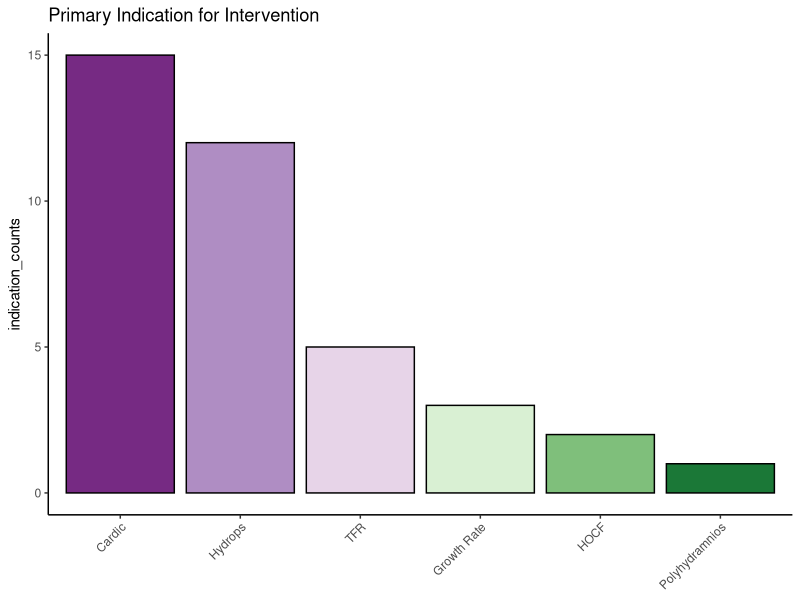
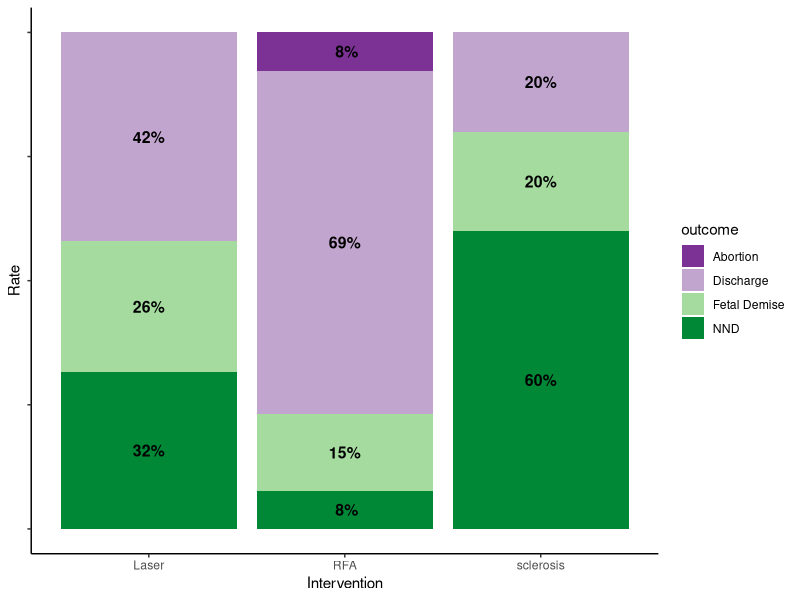
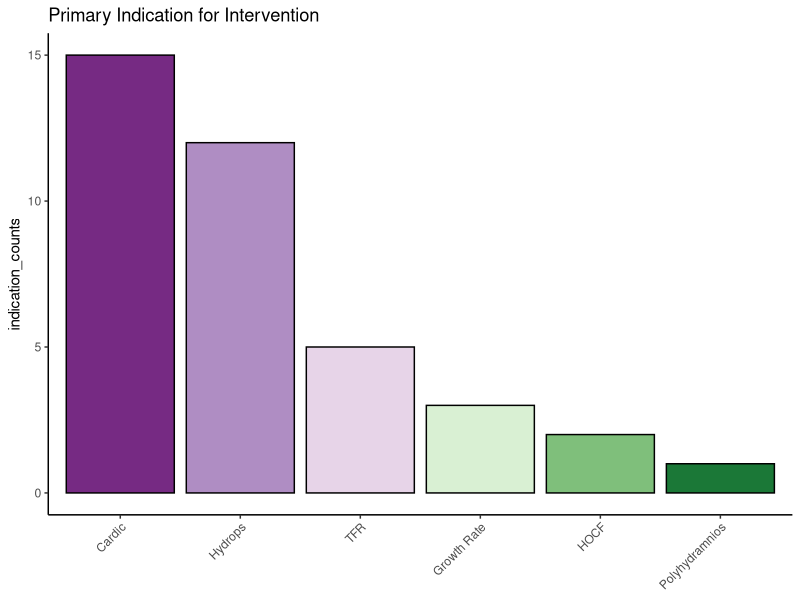

The R script that drew these images, in order:
library("readr")
library("dplyr")
library("ggplot2")
library("tidyr")

df <- read_csv('SCT_percutaneous_interventions.csv')

#############################
# Primary indication figure #
#############################

# Recode primary indication
# 1 TFR, 2 Hydrops, 3 Cardiac, 4 other
ind_plot_data <- df %>% 
  mutate(primary_indication = recode(primary_indication, 
                                      `1`= 'TFR',  `2` = 'Hydrops',  `3` = 'Cardic', 
                                      `4` = 'HOCF', `5` = 'Growth Rate', 
                                      `6` = 'Polyhydramnios')) %>%
  select(primary_indication) %>%
  group_by(primary_indication) %>%
  summarize(indication_counts = n()) %>%
  mutate(primary_indication= factor(primary_indication,
                                      levels = primary_indication[order(indication_counts, decreasing=T)],
                                      ordered=T))
  
# Create plot
ind_plot <- ggplot(data=ind_plot_data, 
                   mapping = aes(x=primary_indication, y=indication_counts)) + 
  geom_col(mapping=aes(fill=primary_indication), color="black") +
  scale_fill_brewer(palette = "PRGn", guide=F) +
  theme_classic() +
  theme(axis.text.x = element_text(angle = 45, hjust = 1),
        axis.title.x = element_blank()) +
  labs(title="Primary Indication for Intervention", fill = "Indication")
  ylab("Case Count")

# Print plot
ind_plot

# Save plot
ggsave("indication_counts_fig.png", plot=ind_plot, device="png")

#################################
# outcomes by procedure figures #
#################################

intervention_counts <- df %>%
  filter(!is.na(outcome)) %>%
  select(intervention) %>%
  group_by(intervention) %>%
  summarize(denominator = n())

# Turn off "helpful" message from summarize about experimental .grouping feature
options('dplyr.summarise.inform'=FALSE)

outc_plot_data <- df %>% 
  select(intervention, outcome)  %>%
  filter(!is.na(outcome)) %>%
  mutate(outcome = recode(outcome, `1`= 'Fetal Demise',  `2` = 'NND',  
                          `3` = 'Discharge', `4` = 'Abortion', 
                          .default=as.character(outcome))) %>%
  group_by(intervention, outcome) %>%
  summarize(numerator = n()) %>%
  left_join(x=., y=intervention_counts, by="intervention") %>%
  mutate(rate = numerator/denominator,
         rate_label = sprintf("%2.0f%%",rate*100)
         )
outc_plot_data 

outc_plot <- ggplot(data=outc_plot_data, aes(x=intervention, y=rate, group=outcome)) +
  geom_bar(aes(fill=outcome), stat="identity") +
  scale_fill_brewer(palette = "PRGn") +
  geom_text(size = 4,
            aes(label = rate_label),
            color='black',
            fontface='bold',
            position = position_stack(vjust = 0.5),
            show.legend = F) +
  ylab("Rate") +
  xlab("Intervention") +
  theme_classic() +
  theme(axis.text.y = element_blank()) 
outc_plot

#########################
# Ring Plots Experiment #
#########################

# Begin with outcomes data from above
ring_plot_data <- outc_plot_data %>% 
  filter(intervention == "Laser") %>%
  mutate(position=9,
         fract_label = sprintf("%% %i/%i",numerator, denominator),
         denom_label = sprintf("%i Cases", denominator))

ring_laser <- ggplot(data=ring_plot_data, aes(x=position, y=rate, group=outcome)) +
  geom_bar(aes(fill=outcome), color='black', width=2, stat="identity") +
  geom_text(aes(label=rate_label), position = position_stack(vjust=.5), size = 8) +
  geom_text(aes(label=intervention), y=1, x=4, size = 32) +
  geom_text(aes(label=denom_label), y=1, x=1.5, size = 16) +
  scale_x_continuous(limits=c(0,10)) +
  coord_polar(theta="y", direction=1) +
  scale_fill_brewer(palette = "PRGn", name="Outcome") +
  theme_classic() +
  theme(axis.line=element_blank(),    axis.text.x=element_blank(),
        axis.text.y=element_blank(),  axis.ticks=element_blank(),
        axis.title.x=element_blank(), axis.title.y=element_blank(),
        panel.background=element_blank(), panel.border=element_blank(),
        panel.grid.major=element_blank(), panel.grid.minor=element_blank(),
        plot.margin = unit(c(-.1,-.1,-.1,-.1),"npc"),
        legend.position = c(.5,.4),
        legend.text = element_text(size=20),
        legend.title = element_text(size=22, hjust=.45))

